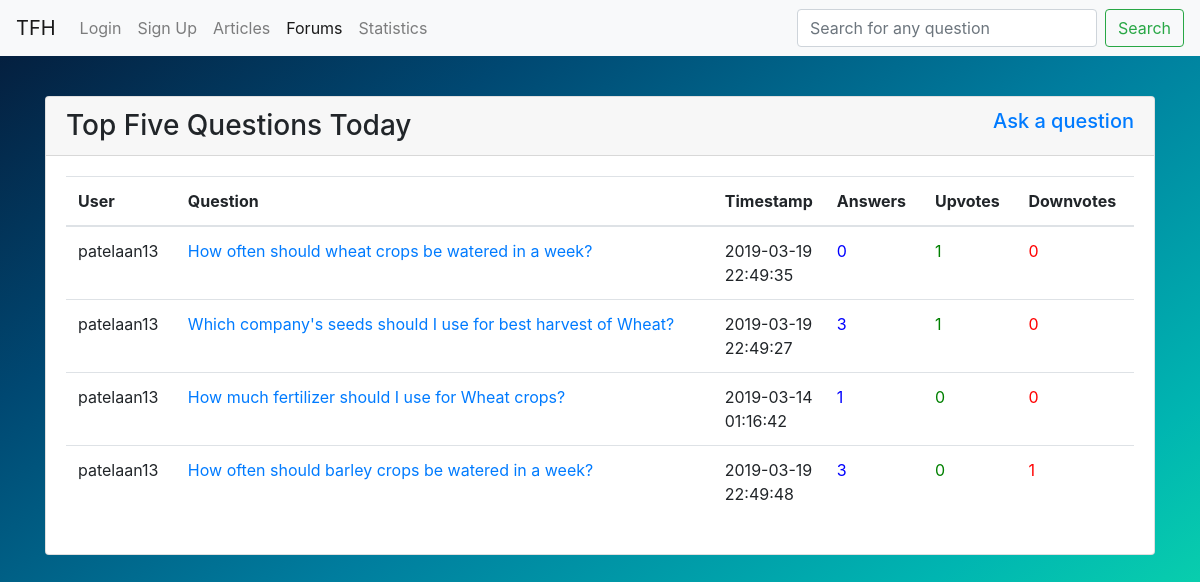
The app's page /forum/forum.php, older data.
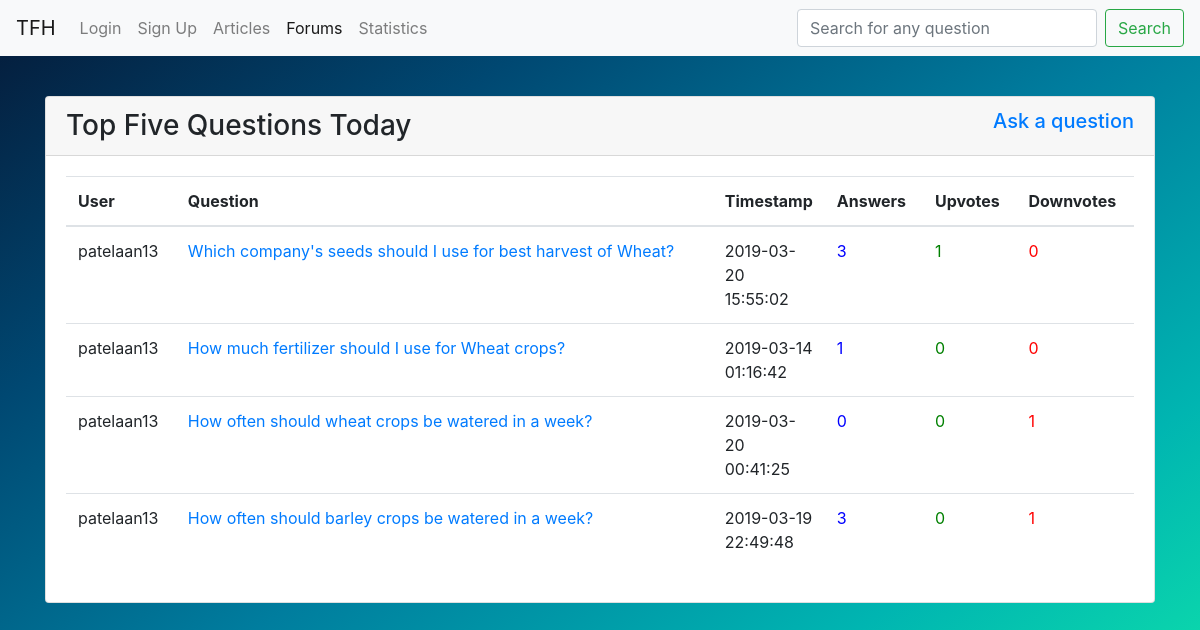
The same page, newer data.
### tables this page shows
CREATE TABLE `question` (
  `uid` int(10) NOT NULL,
  `qno` int(10) NOT NULL,
  `qtext` text NOT NULL,
  `qtimestamp` datetime NOT NULL DEFAULT CURRENT_TIMESTAMP ON UPDATE CURRENT_TIMESTAMP,
  `qupcount` int(11) NOT NULL DEFAULT '0',
  `qdowncount` int(11) NOT NULL DEFAULT '0'
);

CREATE TABLE `account` (
  `uid` int(10) NOT NULL,
  `username` varchar(50) NOT NULL,
  `email` varchar(40) DEFAULT NULL,
  `phoneNumber` int(10) NOT NULL,
  `password` varchar(40) NOT NULL,
  `language` varchar(40) NOT NULL,
  `fname` varchar(100) NOT NULL,
  `lname` varchar(100) NOT NULL,
  `village` varchar(50) NOT NULL,
  `dist` varchar(50) NOT NULL,
  `state` varchar(50) NOT NULL
);

### forum/forum.php (the view, shortened to what this page needs)
<?php
if(isset($_SESSION['uid'])){
	$uid = $_SESSION['uid'];
	$loggedIn=1;
}
else{
	$loggedIn=0;
}
require('../includes/db.php');
?>
<!DOCTYPE html>
<html lang="en">
<head>
  <link rel="stylesheet" href="https://maxcdn.bootstrapcdn.com/bootstrap/4.2.1/css/bootstrap.min.css">
</head>
<body class="bg">
<nav class="navbar navbar-expand-lg fixed-top navbar-light bg-light">
  <a class="navbar-brand" href="#">TFH</a>
  <div class="collapse navbar-collapse" id="navbarNav">
    <ul class="navbar-nav">
    	<?php if($loggedIn==1){ ?>
      <li class="nav-item">
        <a class="nav-link" href="../dashboard/dashboard.php">Dashboard</a>
      </li>
      <li class="nav-item">
        <a class="nav-link" href="#">Articles</a>
      </li>
      <li class="nav-item active">
        <a class="nav-link" href="../forum/forum.php">Forums</a>
      </li>
      <li class="nav-item">
        <a class="nav-link" href="#">Statistics</a>
      </li>
      <li class="nav-item">
        <a class="nav-link" href="../logout/logout.php">Logout</a>
      </li>
	<?php }
	else{
	?>
      <li class="nav-item">
        <a class="nav-link" href="../login/login.php">Login</a>
      </li>
      <li class="nav-item">
        <a class="nav-link" href="../signup/signup.php">Sign Up</a>
      </li>
      <li class="nav-item">
        <a class="nav-link" href="#">Articles</a>
      </li>
      <li class="nav-item active">
        <a class="nav-link" href="../forum/forum.php">Forums</a>
      </li>
      <li class="nav-item">
        <a class="nav-link" href="#">Statistics</a>
      </li>
	<?php } ?>
    </ul>
  </div>
    <form class="form-inline my-2 my-lg-0" style="float:right;" action="searchq.php" method="get">
      <input class="form-control mr-sm-2" name="search" style="width: 300px" type="search" placeholder="Search for any question" aria-label="Search">
      <button class="btn btn-outline-success my-2 my-sm-0" type="submit">Search</button>
    </form>
</nav>
<br><br><br><br>
<div class="container">
	<div class="card">
		<div class = "card-header">
		<h3 style="display:inline;">Top Five Questions Today</h3><h5 style="display: inline; float:right;"><a href="createquestion.php">Ask a question</a></h5>
		</div>
		<div class = "card-body">
    <table class="table">
      <thead><th>User</th><th>Question</th><th width="4">Timestamp</th><th>Answers</th><th>Upvotes</th><th>Downvotes</th></thead>
      <?php
        $qry = "SELECT * FROM question ORDER BY (qupcount-qdowncount) DESC, qtimestamp DESC LIMIT 5";
        $result = mysqli_query($con, $qry) or die(mysqli_error($con));
        while($rows=mysqli_fetch_assoc($result)){
          $qryans = "SELECT count(*) AS cans FROM answer WHERE qno=".$rows['qno'];
          $res = mysqli_query($con, $qryans);
          $rowans = mysqli_fetch_array($res);
          $qryname = "SELECT username FROM account WHERE uid=".$rows['uid'];
          $resname = mysqli_query($con, $qryname);
          $nameans = mysqli_fetch_array($resname);
          $name=$nameans['username'];
          echo "<tr>
            <td>".$name."</td>
            <td>".'<a href="viewq.php?q='.$rows['qno'].'">'.$rows['qtext']."</a></td>
            <td>".$rows['qtimestamp']."</td>
            <td style='color: blue'>".$rowans['cans']."</td>
            <td style='color: green'>".$rows['qupcount']."</td>
            <td style='color: red'>".$rows['qdowncount']."</td>
            </tr>";
        }
      ?>
    </table>
	</div>
</div>
</body>
</html>

Row changes from the older to the newer data that the page shows:
changed question "Which company's seeds should I use for best harvest of Wheat?": qtimestamp "2019-03-19 22:49:27" → "2019-03-20 15:55:02"
changed question "How often should wheat crops be watered in a week?": qtimestamp "2019-03-19 22:49:35" → "2019-03-20 00:41:25"; qupcount "1" → "0"; qdowncount "0" → "1"; moves down the list
